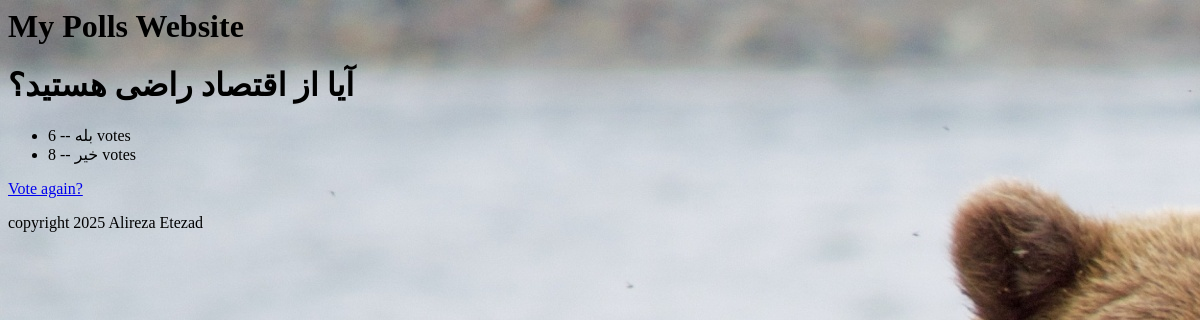
The page /polls/2/results/ on the database as committed earlier.
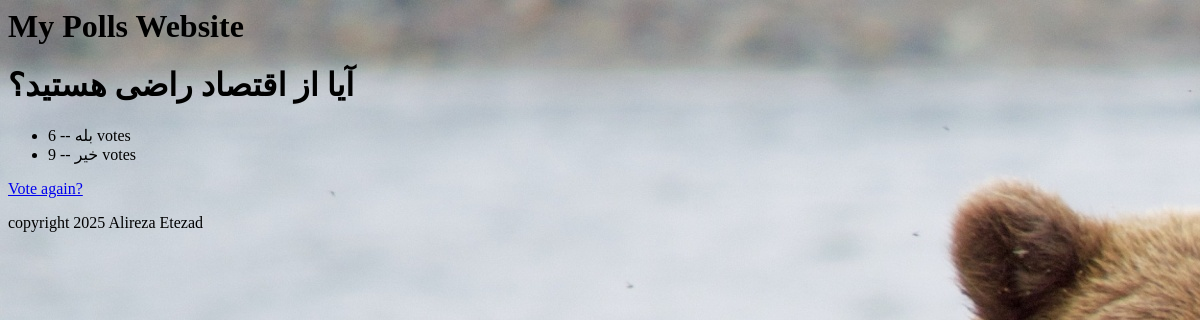
The same page on the database as committed later.
### polls/models.py (models this page shows, shortened)
class Choice(models.Model):
    question = models.ForeignKey(Question, on_delete=models.CASCADE)
    choice_text = models.CharField(max_length=200)
    votes = models.IntegerField(default=0)

### polls/views.py (the view)
# urls.py: path("<int:pk>/results/", views.ResultsView.as_view(), name="results"),
class ResultsView(generic.DetailView):
    model = Question
    template_name = "polls/results.html"

### polls/templates/polls/results.html
{% extends 'polls/base.html' %}
{% block content %}
<h1>{{ question.question_text }}</h1>
<ul>
{% for choice in question.choice_set.all %}
    <li>{{ choice.choice_text }} -- {{ choice.votes }} vote{{ choice.votes|pluralize }}</li>
{% endfor %}
</ul>
<a href="{% url 'polls:detail' question.id %}">Vote again?</a>
{% endblock %}

Rows that differ between the two databases and show on the page:
changed Choice "خیر": votes "8" → "9"
